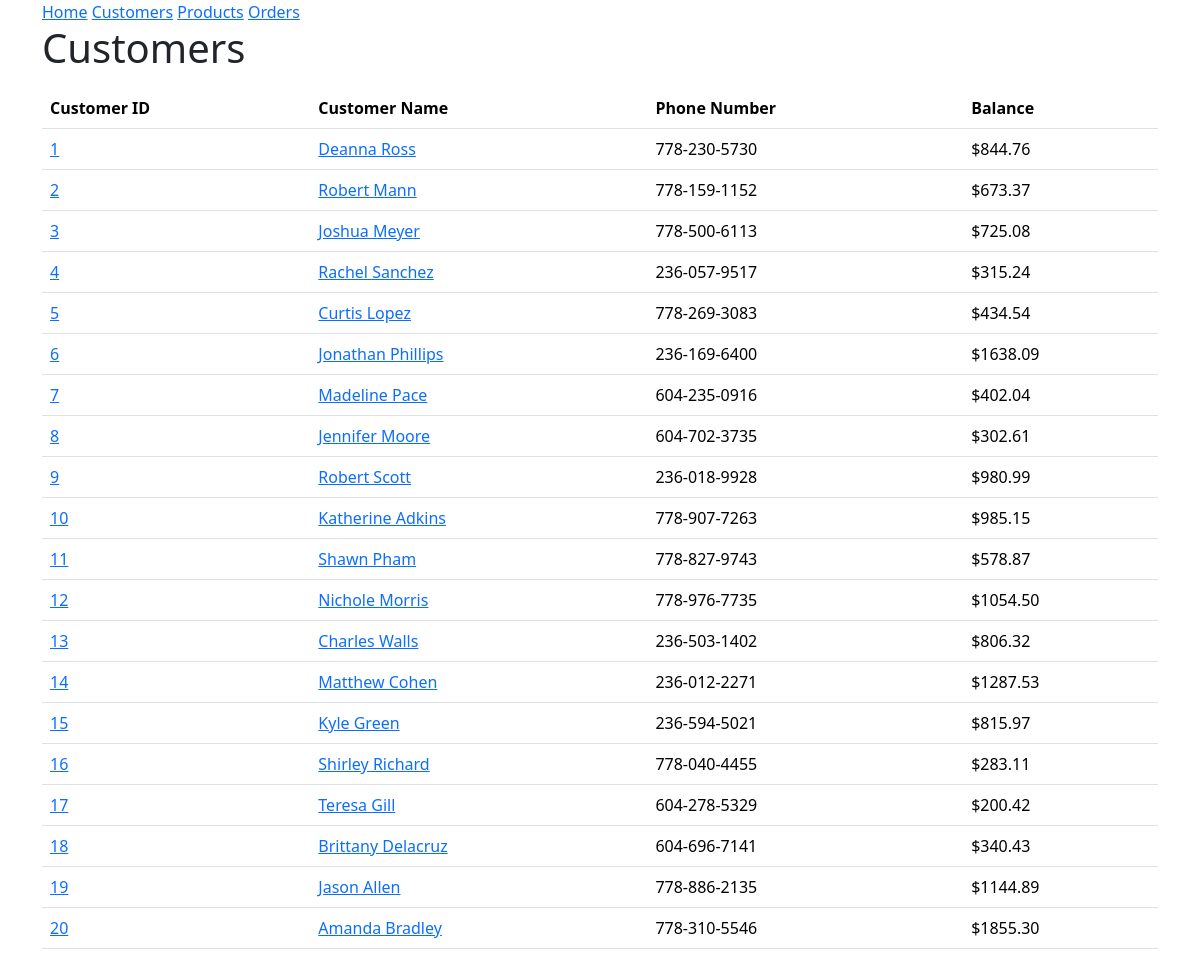
The page /customers on the database as committed earlier.
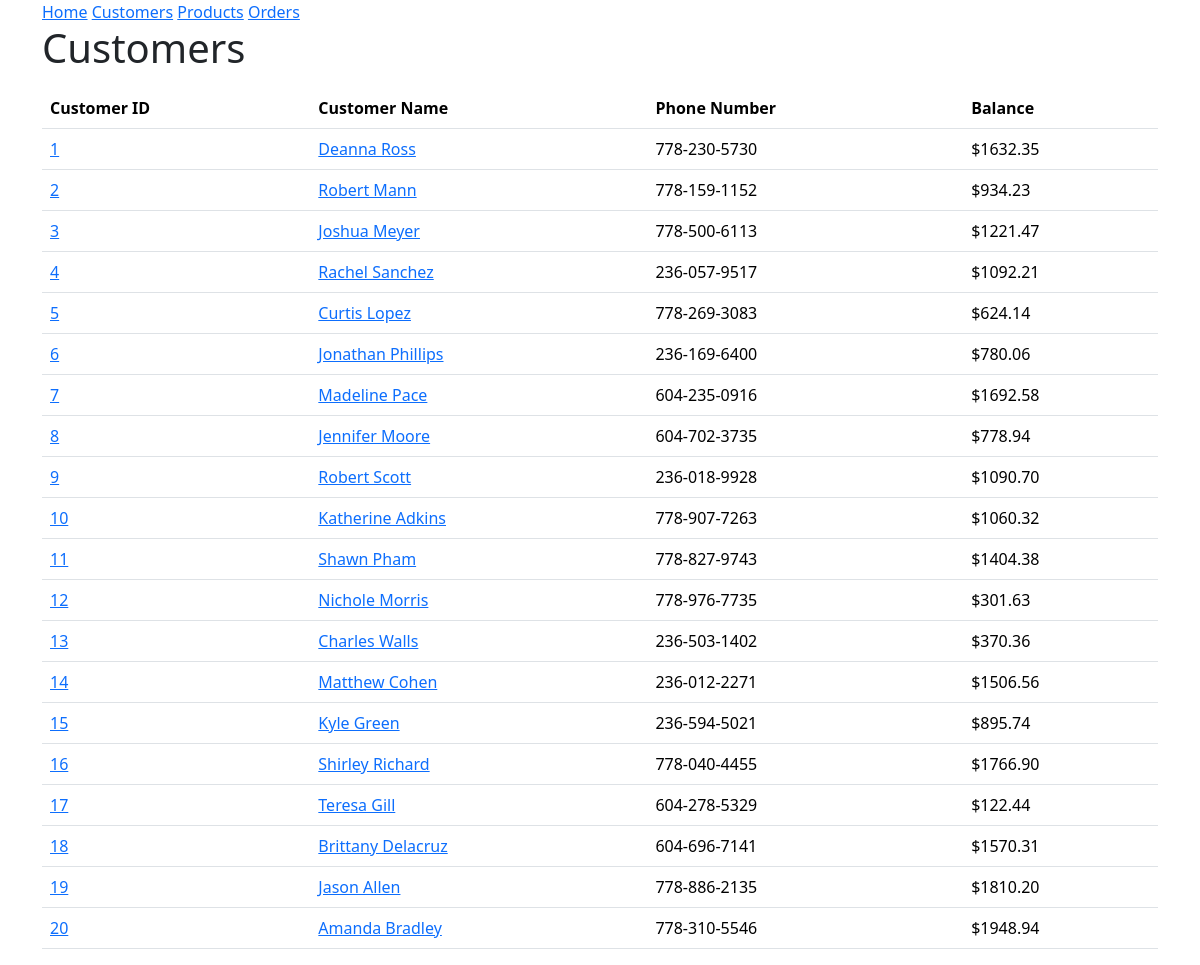
The same page on the database as committed later.
### models.py (models this page shows, shortened)
class Customer(db.Model):
 id = mapped_column(Integer, primary_key=True)
 name = mapped_column(String(200), nullable=False, unique=True)
 phone = mapped_column(String(20), nullable=False)
 balance = mapped_column(Numeric, nullable=False, default=0.0)
 orders = relationship("Order")

### routes/endpoint.py (the view)
@endpoint.route('/customers', methods=['GET'])
def get_customers():
    request = db.session.execute(db.select(Customer).order_by(Customer.id))
    customers = []
    for i in request.scalars():
        u = {
            "id": i.id,
            "name": i.name,
            "phone": i.phone,
            "balance": format(i.balance, '.2f')
        }
        customers.append(u)
    return render_template("customers.html", customers=customers)

### templates/customers.html (shortened to what this page needs)
{% extends "base.html" %}
{% block content %}
<h1>Customers</h1>
<table class="table">
    <thead class="thead-dark">
    <th>Customer ID</th>
    <th>Customer Name</th>
    <th>Phone Number</th>
    <th>Balance</th>
{% for customer in customers %}
<p>
    <tr>
    <td><a href="{{ url_for('pages.get_customer', id=customer.id) }}">{{ customer.id }}</a></td>
    <td><a href="{{ url_for('pages.get_customer', id=customer.id) }}">{{ customer.name }}</a></td>
    <td>{{ customer.phone }}</td>
    <td>${{ customer.balance }}</td>
    </tr>
</p>
{% endfor %}
</table>
{% endblock %}

Rows that differ between the two databases and show on the page:
changed Customer "Deanna Ross": balance "844.76" → "1632.35"
changed Customer "Robert Mann": balance "673.37" → "934.23"
changed Customer "Joshua Meyer": balance "725.08" → "1221.47"
changed Customer "Rachel Sanchez": balance "315.24" → "1092.21"
changed Customer "Curtis Lopez": balance "434.54" → "624.14"
changed Customer "Jonathan Phillips": balance "1638.09" → "780.06"
changed Customer "Madeline Pace": balance "402.04" → "1692.58"
changed Customer "Jennifer Moore": balance "302.61" → "778.94"
changed Customer "Robert Scott": balance "980.99" → "1090.70"
changed Customer "Katherine Adkins": balance "985.15" → "1060.32"
changed Customer "Shawn Pham": balance "578.87" → "1404.38"
changed Customer "Nichole Morris": balance "1054.50" → "301.63"
changed Customer "Charles Walls": balance "806.32" → "370.36"
changed Customer "Matthew Cohen": balance "1287.53" → "1506.56"
changed Customer "Kyle Green": balance "815.97" → "895.74"
changed Customer "Shirley Richard": balance "283.11" → "1766.90"
changed Customer "Teresa Gill": balance "200.42" → "122.44"
changed Customer "Brittany Delacruz": balance "340.43" → "1570.31"
changed Customer "Jason Allen": balance "1144.89" → "1810.20"
changed Customer "Amanda Bradley": balance "1855.30" → "1948.94"
